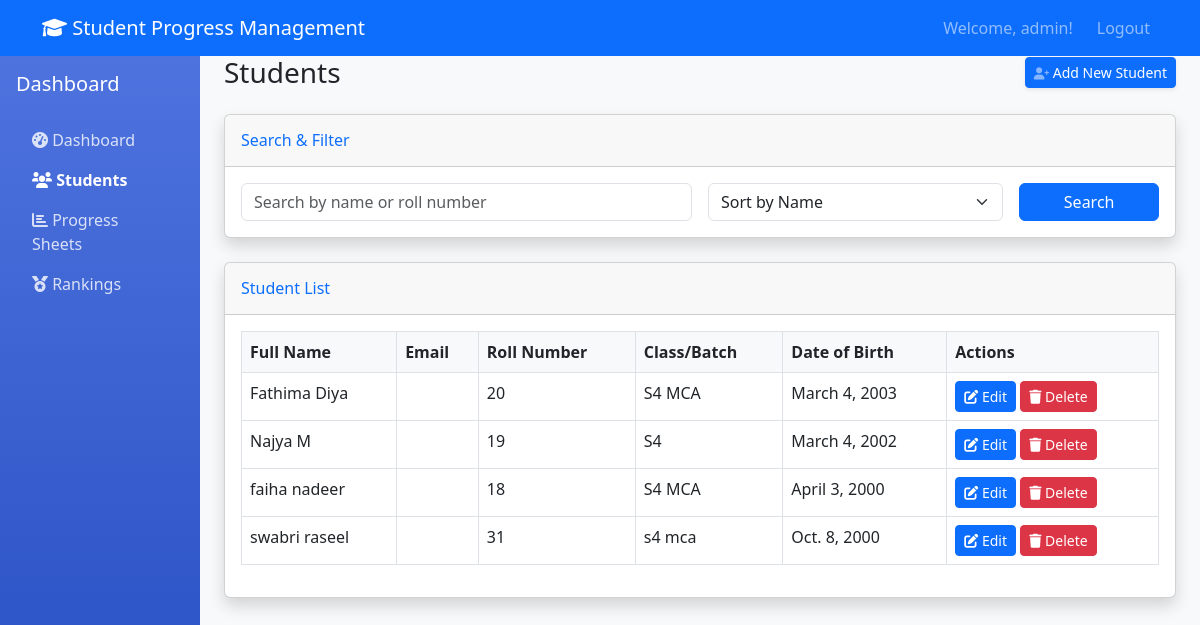
The app's page /students/ (signed in) with its own data.
### dashboard/models.py (models this page shows, shortened)
class Student(models.Model):
    user = models.OneToOneField(User, on_delete=models.CASCADE)
    full_name = models.CharField(max_length=100)
    roll_number = models.CharField(max_length=10, unique=True)
    class_batch = models.CharField(max_length=50)
    date_of_birth = models.DateField()

### dashboard/views.py (the view)
# urls.py: path('students/', views.student_list_view, name='student_list'),
@login_required
def student_list_view(request):
    students = Student.objects.all().order_by('full_name')
    search_query = request.GET.get('search', '')
    if search_query:
        students = students.filter(
            Q(full_name__icontains=search_query) |
            Q(roll_number__icontains=search_query)
        )
    sort_by = request.GET.get('sort_by', 'full_name')
    if sort_by in ['full_name', 'roll_number', 'class_batch', 'date_of_birth']:
        students = students.order_by(sort_by)
    context = {
        'students': students,
        'search_query': search_query,
        'sort_by': sort_by,
    }
    return render(request, 'dashboard/student_list.html', context)

### templates/dashboard/student_list.html (shortened to what this page needs)
{% extends 'base.html' %}
{% block content %}
<div class="container-fluid">
    <div class="d-sm-flex align-items-center justify-content-between mb-4">
        <h1 class="h3 mb-0 text-gray-800">Students</h1>
        <a href="{% url 'add_student' %}" class="d-none d-sm-inline-block btn btn-sm btn-primary shadow-sm">
             Add New Student
        </a>
    </div>
    <div class="card shadow mb-4">
        <div class="card-header py-3">
            <h6 class="m-0 font-weight-bold text-primary">Search & Filter</h6>
        </div>
        <div class="card-body">
            <form method="get" class="row g-3">
                <div class="col-md-6">
                    <input type="text" class="form-control" name="search" placeholder="Search by name or roll number"
                           value="{{ search_query }}">
                </div>
                <div class="col-md-4">
                    <select class="form-select" name="sort_by">
                        <option value="full_name" {% if sort_by == 'full_name' %}selected{% endif %}>Sort by Name</option>
                    </select>
                </div>
                <div class="col-md-2">
                    <button type="submit" class="btn btn-primary w-100">Search</button>
                </div>
            </form>
        </div>
    </div>
    <div class="card shadow mb-4">
        <div class="card-header py-3">
            <h6 class="m-0 font-weight-bold text-primary">Student List</h6>
        </div>
        <div class="card-body">
            <div class="table-responsive">
                <table class="table table-bordered" id="dataTable" width="100%" cellspacing="0">
                    <thead>
                        <tr>
                            <th>Full Name</th>
                            <th>Email</th>
                            <th>Roll Number</th>
                            <th>Class/Batch</th>
                            <th>Date of Birth</th>
                            <th>Actions</th>
                        </tr>
                    </thead>
                    <tbody>
                        {% for student in students %}
                        <tr>
                            <td>{{ student.full_name }}</td>
                            <td>{{ student.email }}</td>
                            <td>{{ student.roll_number }}</td>
                            <td>{{ student.class_batch }}</td>
                            <td>{{ student.date_of_birth }}</td>
                            <td>
                                <a href="{% url 'edit_student' student.id %}" class="btn btn-sm btn-primary">
                                    <i class="fas fa-edit"></i> Edit
                                </a>
                                <a href="{% url 'delete_student' student.id %}" class="btn btn-sm btn-danger">
                                    <i class="fas fa-trash"></i> Delete
                                </a>
                            </td>
                        </tr>
                        {% empty %}
                        <tr>
                            <td colspan="6" class="text-center">No students found.</td>
                        </tr>
                        {% endfor %}
                    </tbody>
                </table>
            </div>
        </div>
    </div>
</div>
{% endblock %}

### templates/base.html (shortened to what this page needs)
<!DOCTYPE html>
<html lang="en">
<head>
    <link href="https://cdn.jsdelivr.net/npm/bootstrap@5.3.0/dist/css/bootstrap.min.css" rel="stylesheet">
    <link href="https://cdnjs.cloudflare.com/ajax/libs/font-awesome/6.0.0/css/all.min.css" rel="stylesheet">
</head>
<body>
    <nav class="navbar navbar-expand-lg navbar-dark bg-primary">
        <div class="container">
            <a class="navbar-brand" href="{% url 'dashboard' %}">
                <i class="fas fa-graduation-cap"></i> Student Progress Management
            </a>
            {% if user.is_authenticated %}
            <div class="navbar-nav ms-auto">
                <span class="navbar-text me-3">
                    Welcome, {{ user.username }}!
                </span>
                <a class="nav-link" href="{% url 'logout' %}">Logout</a>
            </div>
            {% endif %}
        </div>
    </nav>
    <div class="container-fluid">
        <div class="row">
            {% if user.is_authenticated %}
            <div class="col-md-2 sidebar p-3">
                <ul class="nav flex-column">
                    <li class="nav-item mb-3">
                        <h5 class="text-white">Dashboard</h5>
                    </li>
                    <li class="nav-item">
                        <a class="nav-link {% if request.resolver_match.url_name == 'dashboard' %}active{% endif %}"
                           href="{% url 'dashboard' %}">
                            <i class="fas fa-tachometer-alt"></i> Dashboard
                        </a>
                    </li>
                    <li class="nav-item">
                        <a class="nav-link {% if request.resolver_match.url_name == 'student_list' %}active{% endif %}"
                           href="{% url 'student_list' %}">
                            <i class="fas fa-users"></i> Students
                        </a>
                    </li>
                    <li class="nav-item">
                        <a class="nav-link {% if request.resolver_match.url_name == 'progress_sheet' %}active{% endif %}"
                           href="{% url 'progress_sheet' %}">
                            <i class="fas fa-chart-bar"></i> Progress Sheets
                        </a>
                    </li>
                    <li class="nav-item">
                        <a class="nav-link {% if request.resolver_match.url_name == 'ranking' %}active{% endif %}"
                           href="{% url 'ranking' %}">
                            <i class="fas fa-medal"></i> Rankings
                        </a>
                    </li>
                </ul>
            </div>
            {% endif %}
            <div class="col-md-10">
                {% block content %}
                {% endblock %}
            </div>
        </div>
    </div>
</body>
</html>

### templates/base.html (style rules this page uses)
body { background-color: #f8f9fa; }
.sidebar { min-height: 100vh; background: linear-gradient(180deg, #4e73df, #224abe); }
.sidebar .nav-link { color: rgba(255, 255, 255, 0.8); }
.sidebar .nav-link.active { color: #fff; font-weight: bold; }
.card { box-shadow: 0 0.15rem 1.75rem 0 rgba(58, 59, 69, 0.15); }
.table th { background-color: #f8f9fa; }

### records on screen
Student: full_name "Fathima Diya", roll_number "20", class_batch "S4 MCA", date_of_birth "March 4, 2003"
Student: full_name "Najya M", roll_number "19", class_batch "S4", date_of_birth "March 4, 2002"
Student: full_name "faiha nadeer", roll_number "18", class_batch "S4 MCA", date_of_birth "April 3, 2000"
Student: full_name "swabri raseel", roll_number "31", class_batch "s4 mca", date_of_birth "Oct. 8, 2000"

### other values on screen
{{ user.username }} "admin"
